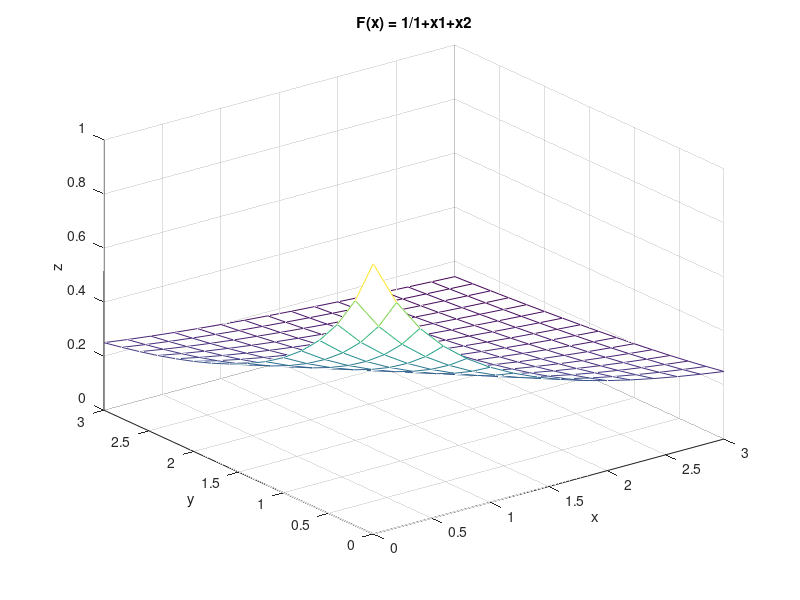
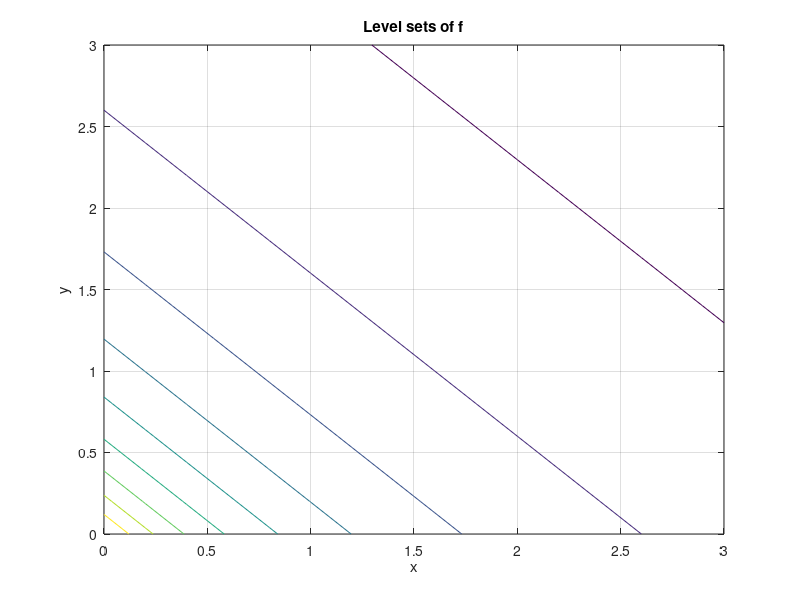
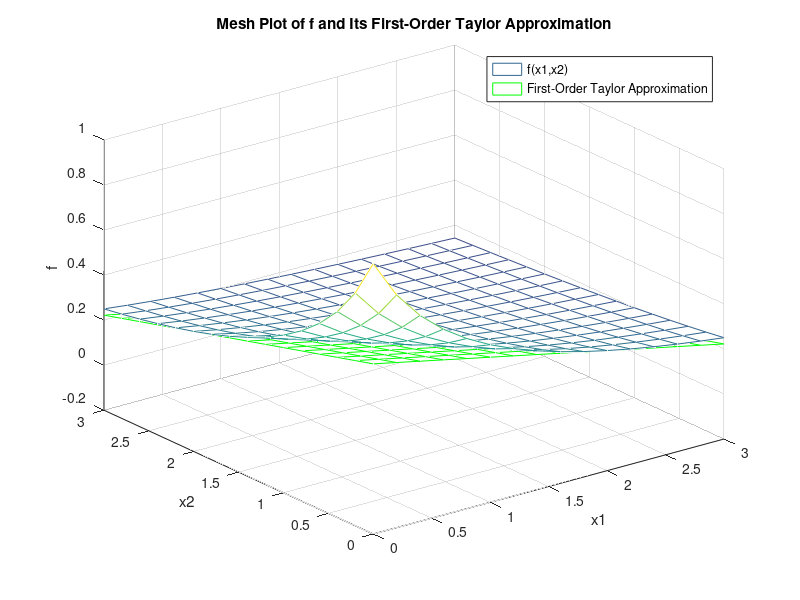
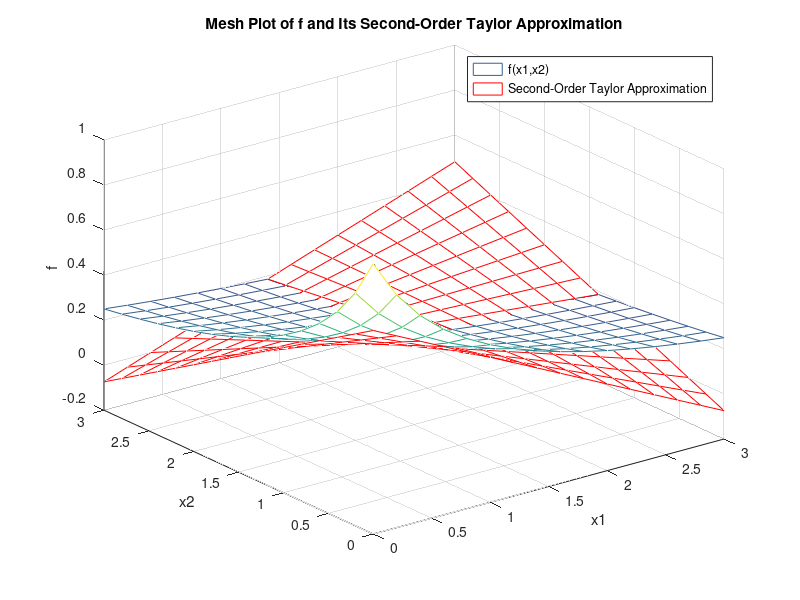

Source code (MATLAB) for these figures, in order:
%% Second Exercise
% 1
% define function f(x1,x2)
f12 = @(x1, x2) 1./(1 + x1 + x2);

x1_range = 0:0.2:3;
x2_range = 0:0.2:3;

[x1,x2] = meshgrid(x1_range, x2_range);

f = f12(x1,x2);

figure;
mesh(x1,x2,f);
title('F(x) = 1/1+x1+x2')
xlabel('x')
ylabel('y')
zlabel('z')

grid on;

% 2
contour_levels = linspace(0.1,0.9,10);

figure;
contour(x1,x2,f,contour_levels);
xlabel('x');
ylabel('y');
title('Level sets of f')
grid on;

% 3
% we need the partial derivatives
part_x1 = @(x1, x2) -1/((1+x1+x2).^2);
part_x2 = @(x1, x2) -1/((1+x1+x2).^2);

part2_x1 = @(x1, x2) 2/((x1+x2+1).^3);
part2_x2 = @(x1, x2) 2/((x1+x2+1).^3);
part2_x1_x2 = @(x1, x2) 2/((x1+x2+1).^3);

x01 = 1;
x02 = 1;

x0 = [x01 ; x02];
x = [x1_range ; x2_range];

hf = [2/((x01+x02+1)^3),2/((x01+x02+1)^3) ; 2/((x01+x02+1)^3), 2/((x01+x02+1)^3)];

% first order approximation
f1 = f12(x01,x02) + part_x1(x01,x02) * (x1-x01) + part_x2(x01,x02) * (x2-x02);

% second order approximation
subs = x-x0;
f2 = f12(x01,x02) + ...
    part_x1(x01,x02) * (x1-x01) + part_x2(x01,x02) * (x2-x02) + ...
    (0.5).*(subs')*hf*(x-x0);

% 4
figure;
mesh(x1_range, x2_range, f);
hold on;
mesh(x1_range, x2_range, f1,'EdgeColor','g');
xlabel('x1');
ylabel('x2');
zlabel('f');
title('Mesh Plot of f and Its First-Order Taylor Approximation');
legend('f(x1,x2)', 'First-Order Taylor Approximation');
hold off;

% 5
figure;
mesh(x1_range, x2_range, f);
hold on;
mesh(x1_range, x2_range, f2,'EdgeColor','r');
xlabel('x1');
ylabel('x2');
zlabel('f');
title('Mesh Plot of f and Its Second-Order Taylor Approximation');
legend('f(x1,x2)','Second-Order Taylor Approximation');
hold off;
